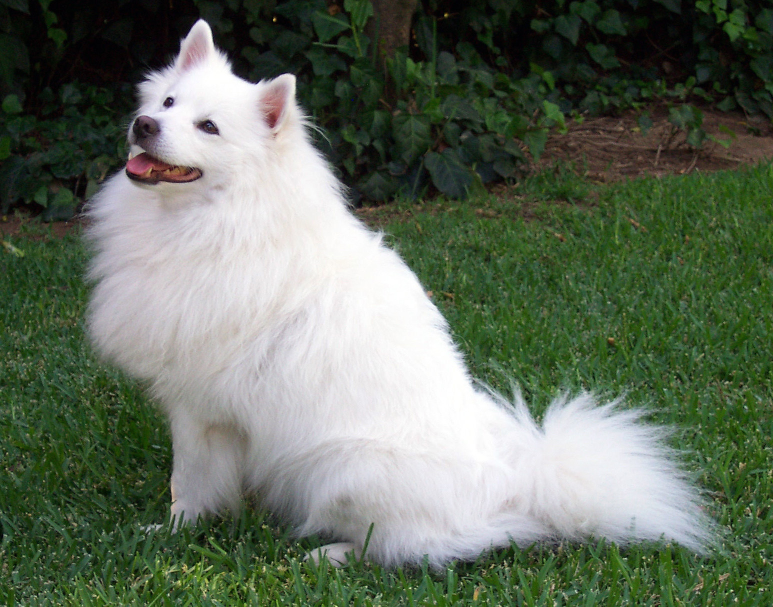
#> input picture Cryptography/Image Editing/final.png, 1546 x 1213 px (shown at 1/2 size)
$ python exploit.py
#> lines starting #> are read from the running program, lines starting #| are printed output that depends on the picture; after the words box and inside, x2 and y2 are one past the last pixel; in counts of white or black regions, pixels touching at a corner belong together
import numpy as np
import cv2

df = cv2.imread('final.png')
#> df is the input picture: shape (1213, 1546, 3); mean B, G, R 93.8, 110, 99.1

df = np.mod(df[:, :, 2], 2)
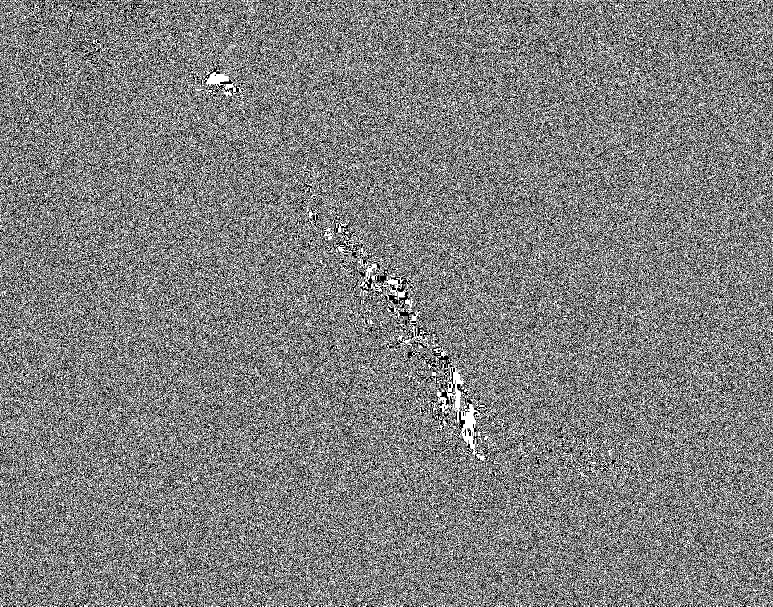
#> df: shape (1213, 1546) (shown at 1/2 size); values 0 (black) and 1 (white), 49.9% white in thin lines or dots
with open('half.png', 'wb') as f:
	f.write(bytes(np.packbits(df)))

df = cv2.imread('half.png')
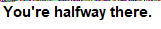
#> df: shape (29, 161, 3); mean B, G, R 217.5, 217, 217.9
df = np.mod(df[:, :, 2], 2)
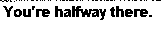
#> df: shape (29, 161); values 0 (black) and 1 (white), 81.6% white; black in thin lines or dots, all inside (x1, y1, x2, y2) = (0, 0, 161, 20)
print(bytes(np.packbits(df)))
#> (printed output is left out)
